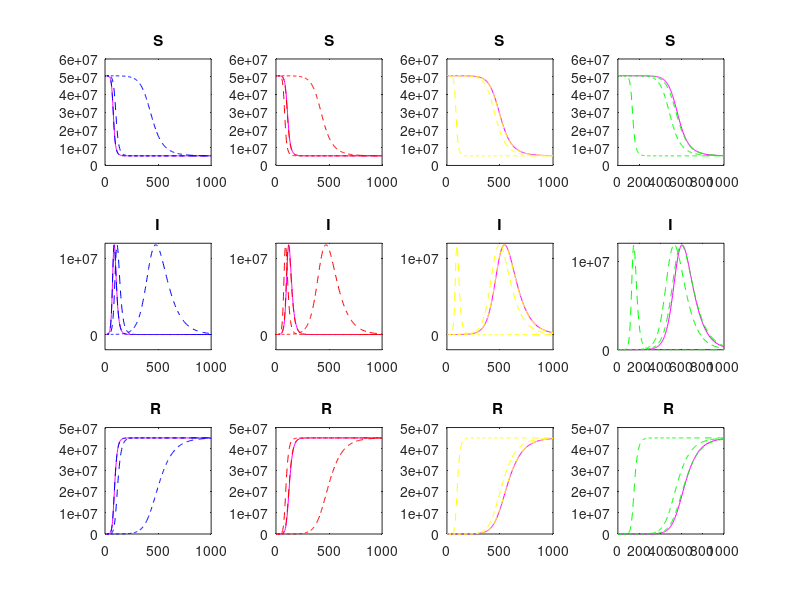

MATLAB code for this plot:
function modeloSIR
%10 de abril 2020
% x = #susceptibles, y = #infectados, z = #recuperados
%me tocó hacer un ajuste para hace 24 días porque el valor de recuperados
%era 0 y eso hacía todo 0. Lo puse en 1.
clc;
N=50547214;

%10 de abril
gammalast=197/2473;
betalast=2.5*gammalast;
y0=2473;
z0=197;
x0=N-y0-z0;

y010=y0 + 3 * 10;
x010= N-y010-z0;
gamma010=197/y010;
beta010=2.5*gamma010;

y050=y0 + 3 * 50;
x050= N-y050-z0;
gamma050=197/y050;
beta050=2.5*gamma050;

y0100=y0 + 3 * 100;
x0100= N-y0100-z0;
gamma0100=197/y0100;
beta0100=2.5*gamma0100;



%6 días antes
gammamenos6=85/1406;
betamenos6=2.5*gammamenos6;
ymenos6=1406;
zmenos6=85;
xmenos6=N-ymenos6-zmenos6;

ymenos610=ymenos6 + 3 * 10;
xmenos610= N-ymenos610-zmenos6;
gammamenos610=85/ymenos610;
betamenos610=2.5*gammamenos610;

ymenos650=ymenos6 + 3 * 50;
xmenos650= N-ymenos650-zmenos6;
gammamenos650=85/ymenos650;
betamenos650=2.5*gammamenos650;

ymenos6100=ymenos6 + 3 * 100;
xmenos6100= N-ymenos6100-zmenos6;
gammamenos6100=85/ymenos6100;
betamenos6100=2.5*gammamenos6100;



%12 días antes
gammamenos12=10/702;
betamenos12=2.5*gammamenos12;
ymenos12=702;
zmenos12=10;
xmenos12=N-ymenos12-zmenos12;

ymenos1210=ymenos12 + 3 * 10;
xmenos1210= N-ymenos1210-zmenos12;
gammamenos1210=10/ymenos1210;
betamenos1210=2.5*gammamenos1210;

ymenos1250=ymenos12 + 3 * 50;
xmenos1250= N-ymenos1250-zmenos12;
gammamenos1250=10/ymenos1250;
betamenos1250=2.5*gammamenos1250;

ymenos12100=ymenos12 + 3 * 100;
xmenos12100= N-ymenos12100-zmenos12;
gammamenos12100=10/ymenos12100;
betamenos12100=2.5*gammamenos12100;



%24 días antes
gammamenos24=1/65;
betamenos24=2.5*gammamenos24;
ymenos24=65;
zmenos24=1;
xmenos24=N-ymenos24-zmenos24;

ymenos2410=ymenos24 + 3 * 10;
xmenos2410= N-ymenos2410-zmenos24;
gammamenos2410=1/ymenos2410;
betamenos2410=2.5*gammamenos2410;

ymenos2450=ymenos24 + 3 * 50;
xmenos2450= N-ymenos2450-zmenos24;
gammamenos2450=1/ymenos2450;
betamenos2450=2.5*gammamenos2450;

ymenos24100=ymenos24 + 3 * 100;
xmenos24100= N-ymenos24100-zmenos24;
gammamenos24100=1/ymenos24100;
betamenos24100=2.5*gammamenos24100;


tmax=1000;
[t,x]=ode45(@epi,[0 tmax],[x0,y0,z0,xmenos6,ymenos6,zmenos6,xmenos12,ymenos12,zmenos12,xmenos24,ymenos24,zmenos24,x010,y010,z0,x050,y050,z0,x0100,y0100,z0,xmenos610, ...
ymenos610,zmenos6,xmenos650,ymenos650,zmenos6,xmenos6100,ymenos6100,zmenos6,xmenos1210,ymenos1210,zmenos12,xmenos1250,ymenos1250,zmenos12,xmenos12100,ymenos12100,zmenos12, ...
xmenos2410,ymenos2410,zmenos24,xmenos2450,ymenos2450,zmenos24,xmenos24100,ymenos24100,zmenos24]);


% SECCION SUSCEPTIBLES
figure
var=-4;
cont=1;

colores={'m','b--','r--','y--','g--'};
indicecolor=1;
for i=1:3:46
    
 subplot(3,4,cont),plot(t,x(:,i),char(colores(indicecolor))),title('S');
 hold on;

 if(cont==4 && i <27)
     cont = 1;
     indicecolor = indicecolor+1;
    
 end
 if(var==2)
     cont = cont+1;
     indicecolor = indicecolor+1;
     var=-1;
 end

 
 if(cont==5 && i > 27)
     cont = 4;
    
 end
 if(i<8)
      cont=cont+1;
 end
  fprintf("ESSS %d",cont)
  var = var+1;
  set(gca,'XTick',[0; 500; 1000],'YTick', 0:10000000:100000000,'ButtonDownFcn',@createnew_fig)
end

set(gca,'XTickMode', 'auto');
hold on

%SECCION INFECTADOS

var=-4;
cont=5;
colores={'m','b--','r--','y--','g--'};
indicecolor=1;
for i=2:3:47
    
 subplot(3,4,cont),plot(t,x(:,i),char(colores(indicecolor))),title('I');
 hold on;

 if(cont==8 && i <28)
     cont = 5;
     indicecolor = indicecolor+1;
 end
 if(var==2)
     cont = cont+1;
     indicecolor = indicecolor+1;
     var=-1;
 end
 if(cont==9 && i > 28)
     cont = 8;
 end
 if(i<9)
      cont=cont+1;
 end
  var = var+1;
  set(gca,'XTick',[0; 500; 1000],'YTick', 0:10000000:100000000,'ButtonDownFcn',@createnew_fig)
end

set(gca,'XTickMode', 'auto');
hold on

% SECCION RECUPERADOS
var=-4;
cont=9;

contveces=0;

indicecolor=1;
for i=3:3:48
 subplot(3,4,cont),plot(t,x(:,i),char(colores(indicecolor))),title('R ');
 hold on;
 if(cont==12 && i <32)
     cont = 8;
     indicecolor = indicecolor+1;  
 end
 if(var==2)
     cont = cont+1;
     indicecolor = indicecolor+1;
     var=-1;
 end
 if(cont==13 && i > 32)
     cont = 12;
 end
 if(i<13)
      cont=cont+1;
 end
  var = var+1;
  set(gca,'XTick',[0; 500; 1000],'YTick', 0:10000000:100000000,'ButtonDownFcn',@createnew_fig)
end

set(gca,'XTickMode', 'auto');

function createnew_fig(cb,evendata)

hh = copyobj(cb,figure);

set(hh,'ButtonDownFcn',[]);

set(hh, 'Position', get(0, 'DefaultAxesPosition'));
end

%SOLUCIÓN DE ECUACIONES DIFERENCIALES ORDINARIAS

function dx = epi(~,x)
dx = zeros(48,1);
longitud = size(dx,1);
cont = 1;
for i=1:longitud
    
     if(mod(i,12)==0)
         dx(i-2) = -betamenos24*x(i-2)*x(i-1)/N;
        dx(i-1) = +betamenos24*x(i-2)*x(i-1)/N-gammamenos24*x(i-1);
        dx(i)= +gammamenos24*x(i-1);
        cont=0;
    end   
   
    if(cont==9)
     dx(i-2) = -betamenos12*x(i-2)*x(i-1)/N;
     dx(i-1) = +betamenos12*x(i-2)*x(i-1)/N-gammamenos12*x(i-1);
     dx(i) = +gammamenos12*x(i-1);

    end
    
    if(cont==6)   
      dx(i-2) = -betamenos6*x(i-2)*x(i-1)/N;
      dx(i-1) = +betamenos6*x(i-2)*x(i-1)/N-gammamenos6*x(i-1);
      dx(i) = +gammamenos6*x(i-1);   
   
    end
    
     if(cont==3)   
     dx(i-2) = -betalast*x(i-2)*x(i-1)/N;
     dx(i-1) = +betalast*x(i-2)*x(i-1)/N-gammalast*x(i-1);
     dx(i) = +gammalast*x(i-1);
  
    end
    
    cont = cont+1;

end

 end
end
